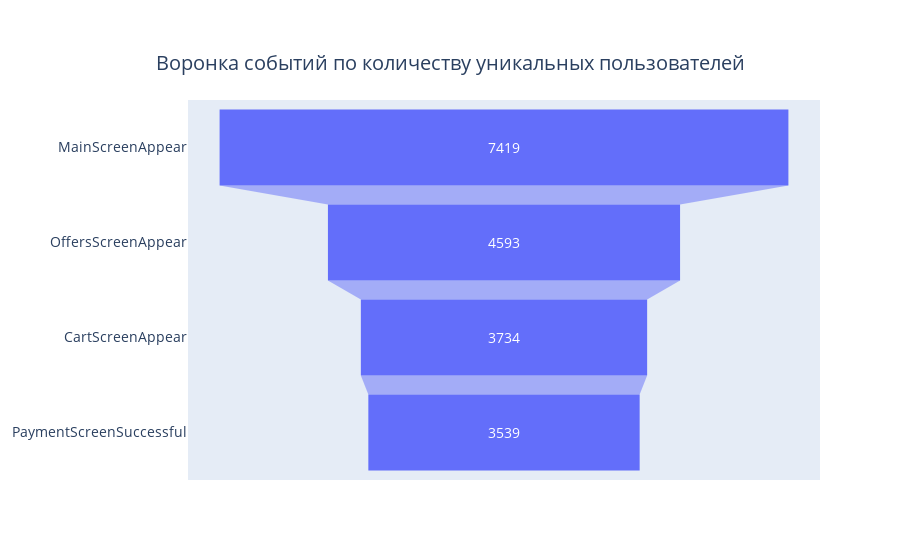

The notebook cell this image was saved under:
### Code cell
# Визуализируем воронку
fig = go.Figure(go.Funnel(y=users_funnel['event'], x=users_funnel['users_count']))
fig.update_layout(title={'text': "Воронка событий по количеству уникальных пользователей", 
                         'y':0.9, 'x':0.5, 'xanchor': 'center', 'yanchor': 'top'}, 
                  font=dict(size=14))
fig.show()

### Figure 1 — Plotly figure (JSON) as saved in the notebook; plotly's stock layout.template omitted (floating-point values rounded to 4 significant figures)
{"data": [{"type": "funnel", "x": [7419, 4593, 3734, 3539], "y": ["MainScreenAppear", "OffersScreenAppear", "CartScreenAppear", "PaymentScreenSuccessful"]}], "layout": {"font": {"size": 14}, "title": {"text": "Воронка событий по количеству уникальных пользователей", "x": 0.5, "xanchor": "center", "y": 0.9, "yanchor": "top"}}}
